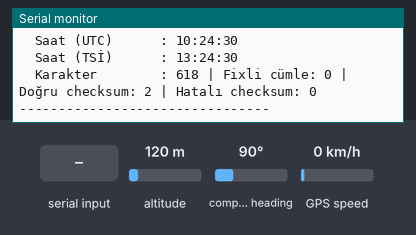
The sketch below on a simulated ESP8266 (NodeMCU). Parts: the last lines printed to the serial monitor. The test bench sets the inputs (shaded band); at power-on: altitude 120 m, compass heading 90°, GPS speed 0 km/h. The GPS gets a fix after 3 s at 37.7749, -122.4194 with 8 satellites.

Above: at 1.2 s.
1.3 s: altitude set to 20 m
At 3.8 s:
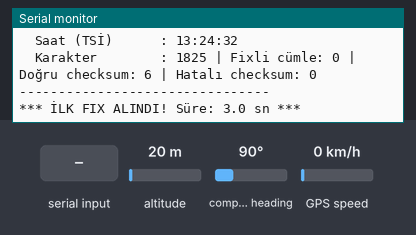
5.4 s: "H" received over Serial
6.9 s: compass heading set to 7°
At 7.8 s:
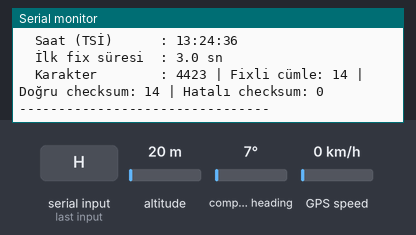
11.0 s: GPS speed set to 2 km/h
At 11.8 s:
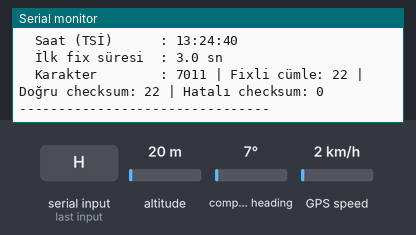
12.5 s: "S" received over Serial
Timing chart, 0 to 15.0 s (numbered marks = the images above; inputs shaded):
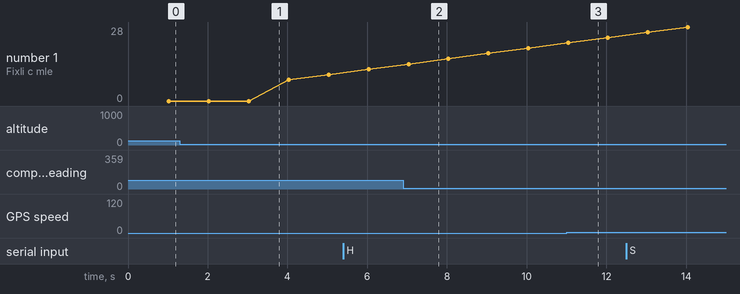

Measured:
- after the input at 1.3 s, the serial monitor: prints a new line after 1.7 s (image 1)

The sketch:

GPS_Test.ino
```cpp
#include <TinyGPS++.h>

////////////////////////////////////
// ÜLGEN UKB - GPS TESTİ
// GPS modülünden gelen TÜM verileri Serial'e yazar.
// Serial Monitor: 115200 baud, "Yeni satır" seçili.
// Komutlar:
//   H -> Ham NMEA verisini aç/kapat (GPS'in ne gönderdiğini aynen görmek için)
//   S -> Ayrıntılı yazdırmayı aç/kapat
//   R -> İstatistikleri ve ilk fix süresini sıfırla
////////////////////////////////////

TinyGPSPlus gps;
HardwareSerial GPS(0);   // UART0 (RX = D1, TX = D0)

////////////////////////////////////
unsigned long simdi          = 0;
unsigned long sonYazdirma    = 0;
unsigned long sonVeriZamani  = 0;
unsigned long baslangicZamani = 0;
unsigned long ilkFixSuresi   = 0;
unsigned long sonUyariZamani = 0;
bool fixAlindi    = false;
bool hamNmea      = false;
bool ayrintiliMod = true;

////////////////////////////////////
void tarihSaatYazdir() {
  if (gps.date.isValid()) {
    Serial.printf("  Tarih (UTC)     : %02d.%02d.%04d\n", gps.date.day(), gps.date.month(), gps.date.year());
  } else {
    Serial.println(F("  Tarih (UTC)     : geçersiz"));
  }

  if (gps.time.isValid()) {
    int tsiSaat = gps.time.hour() + 3;      // Türkiye saati (UTC+3)
    if (tsiSaat >= 24) tsiSaat -= 24;
    Serial.printf("  Saat (UTC)      : %02d:%02d:%02d\n", gps.time.hour(), gps.time.minute(), gps.time.second());
    Serial.printf("  Saat (TSİ)      : %02d:%02d:%02d\n", tsiSaat, gps.time.minute(), gps.time.second());
  } else {
    Serial.println(F("  Saat            : geçersiz"));
  }
}

void gpsDurumYazdir() {
  Serial.println(F("\n---------- GPS DURUMU ----------"));
  Serial.printf("  Çalışma süresi  : %lu sn\n", (millis() - baslangicZamani) / 1000);

  if (gps.location.isValid()) {
    Serial.println(F("  FIX             : VAR"));
    Serial.printf("  Enlem           : %.6f\n", gps.location.lat());
    Serial.printf("  Boylam          : %.6f\n", gps.location.lng());
    Serial.printf("  Konum yaşı      : %lu ms\n", gps.location.age());
  } else {
    Serial.println(F("  FIX             : YOK (açık havada bekle)"));
  }

  if (gps.altitude.isValid())
    Serial.printf("  İrtifa          : %.1f m\n", gps.altitude.meters());
  else
    Serial.println(F("  İrtifa          : geçersiz"));

  if (gps.speed.isValid())
    Serial.printf("  Hız             : %.2f km/h  (%.2f m/s)\n", gps.speed.kmph(), gps.speed.mps());
  else
    Serial.println(F("  Hız             : geçersiz"));

  if (gps.course.isValid())
    Serial.printf("  Yön             : %.1f derece\n", gps.course.deg());
  else
    Serial.println(F("  Yön             : geçersiz"));

  Serial.printf("  Uydu sayısı     : %lu\n", (unsigned long)gps.satellites.value());

  if (gps.hdop.isValid())
    Serial.printf("  HDOP            : %.2f  (düşük = iyi, <2 çok iyi)\n", gps.hdop.hdop());
  else
    Serial.println(F("  HDOP            : geçersiz"));

  tarihSaatYazdir();

  if (fixAlindi) Serial.printf("  İlk fix süresi  : %.1f sn\n", ilkFixSuresi / 1000.0f);

  Serial.printf("  Karakter        : %lu | Fixli cümle: %lu | Doğru checksum: %lu | Hatalı checksum: %lu\n",
                (unsigned long)gps.charsProcessed(),
                (unsigned long)gps.sentencesWithFix(),
                (unsigned long)gps.passedChecksum(),
                (unsigned long)gps.failedChecksum());
  Serial.println(F("--------------------------------"));
}

////////////////////////////////////
void komutIsle() {
  while (Serial.available()) {
    char k = toupper(Serial.read());
    if (k == 'H') {
      hamNmea = !hamNmea;
      Serial.println(hamNmea ? F("\n[Ham NMEA AÇIK]") : F("\n[Ham NMEA KAPALI]"));
    } else if (k == 'S') {
      ayrintiliMod = !ayrintiliMod;
      Serial.println(ayrintiliMod ? F("\n[Ayrıntılı yazdırma AÇIK]") : F("\n[Ayrıntılı yazdırma KAPALI]"));
    } else if (k == 'R') {
      baslangicZamani = millis();
      fixAlindi = false;
      ilkFixSuresi = 0;
      Serial.println(F("\n[Sayaç sıfırlandı]"));
    }
  }
}

////////////////////////////////////
void setup() {
  Serial.begin(115200);
  unsigned long bekle = millis();
  while (!Serial && millis() - bekle < 3000);

  GPS.begin(9600, SERIAL_8N1, D1, D0);
  baslangicZamani = millis();

  Serial.println(F("ÜLGEN UKB - GPS TESTİ başladı"));
  Serial.println(F("Komutlar: H = ham NMEA, S = ayrıntılı yazdırma, R = sıfırla"));
}

////////////////////////////////////
void loop() {
  simdi = millis();

  while (GPS.available()) {
    char c = GPS.read();
    sonVeriZamani = simdi;
    if (hamNmea) Serial.write(c);
    gps.encode(c);
  }

  komutIsle();

  if (!fixAlindi && gps.location.isValid()) {
    fixAlindi = true;
    ilkFixSuresi = simdi - baslangicZamani;
    Serial.printf("\n*** İLK FIX ALINDI! Süre: %.1f sn ***\n", ilkFixSuresi / 1000.0f);
  }

  // GPS'ten hiç veri gelmiyorsa uyar
  if (simdi - sonVeriZamani > 3000 && simdi - sonUyariZamani > 3000) {
    sonUyariZamani = simdi;
    Serial.println(F("UYARI: GPS'ten veri gelmiyor! RX/TX kablosu, besleme ve baud (9600) kontrol et."));
  }

  if (ayrintiliMod && !hamNmea && simdi - sonYazdirma >= 1000) {
    sonYazdirma = simdi;
    gpsDurumYazdir();
  }
}
```
